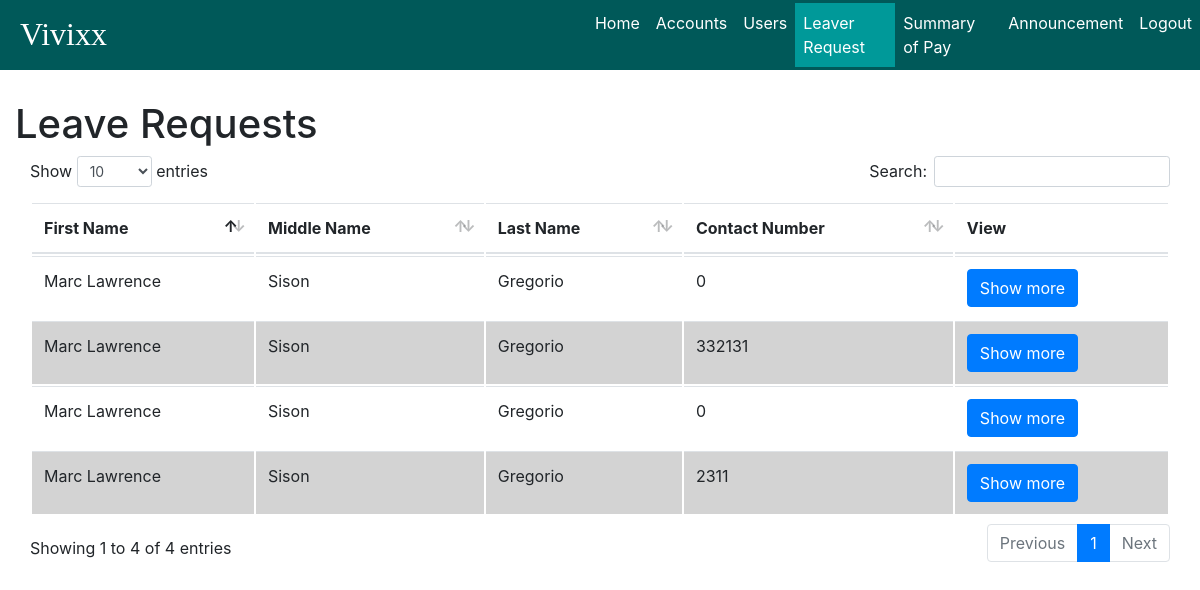
Before: /admin/leave_request/leave_requests.php (signed in) with the older database file.
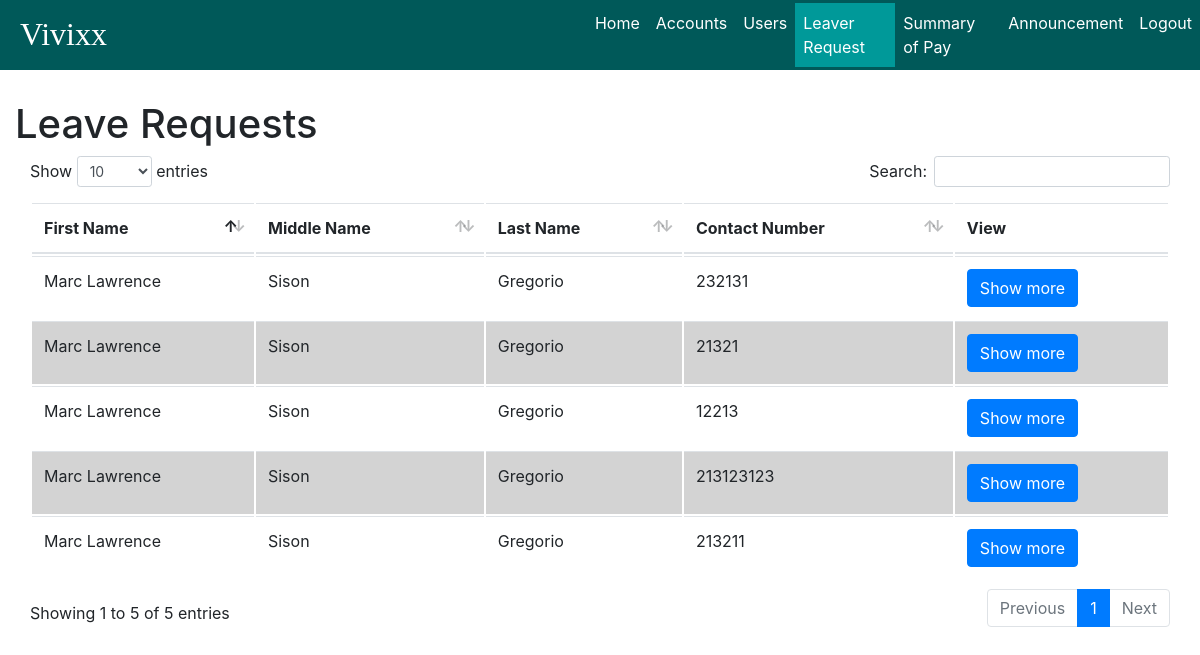
After: the same page with the newer database file.
### tables this page shows
CREATE TABLE `leave_req` (
  `leave_req_id` int(11) NOT NULL AUTO_INCREMENT,
  `user_id` int(11) NOT NULL,
  `employee` varchar(100) NOT NULL,
  `department` varchar(100) NOT NULL,
  `position` varchar(45) NOT NULL,
  `date_hired` date NOT NULL,
  `date_filed` date NOT NULL,
  `reason` varchar(100) NOT NULL,
  `contact_address` varchar(100) NOT NULL,
  `contact_number` int(11) NOT NULL,
  `from` date NOT NULL,
  `to` date NOT NULL,
  `status` enum('accepted','rejected','pending') NOT NULL DEFAULT 'pending',
  PRIMARY KEY (`leave_req_id`),
  UNIQUE KEY `leave_req_id_UNIQUE` (`leave_req_id`)
);

CREATE TABLE `user_info` (
  `user_id` int(11) NOT NULL,
  `signature` mediumblob,
  `prof_image` mediumblob,
  `first_name` varchar(45) DEFAULT NULL,
  `middle_name` varchar(45) DEFAULT NULL,
  `last_name` varchar(45) DEFAULT NULL,
  `birth_date` date DEFAULT NULL,
  `birth_place` varchar(45) DEFAULT NULL,
  `contact_number` varchar(45) DEFAULT NULL,
  `gender` enum('m','f') DEFAULT NULL,
  `height` varchar(45) DEFAULT NULL,
  `weight` int(3) DEFAULT NULL,
  `blood_type` enum('o','a','b','ab') DEFAULT NULL,
  `residential_address` varchar(45) DEFAULT NULL,
  `residential_zip` int(4) DEFAULT NULL,
  `residential_tel_no` varchar(45) DEFAULT NULL,
  `permanent_address` varchar(45) DEFAULT NULL,
  `permanent_zip` int(4) DEFAULT NULL,
  `permanent_tel_no` varchar(45) DEFAULT NULL,
  `citizenship` varchar(45) DEFAULT NULL,
  `religion` varchar(45) DEFAULT NULL,
  `civil_status` varchar(45) DEFAULT NULL,
  `sss_no` int(11) DEFAULT NULL,
  `tin` int(11) DEFAULT NULL,
  `philhealth_no` int(11) DEFAULT NULL,
  `pagibig_id_no` int(11) DEFAULT NULL,
  PRIMARY KEY (`user_id`),
  UNIQUE KEY `user_id_UNIQUE` (`user_id`),
  CONSTRAINT `user_id` FOREIGN KEY (`user_id`) REFERENCES `user` (`user_id`) ON DELETE CASCADE ON UPDATE CASCADE
);

### utilities/session.php (called while the page is built, shortened)
<?php
    $connect = Connect();
    if(isset($_SESSION['user'])){
        $current_user = $_SESSION['user'];
        $stmt = "SELECT * FROM user NATURAL JOIN user_info where username='$current_user' or email='$current_user'";
        $results = mysqli_query($connect, $stmt);
    }
?>

### admin/leave_request/leave_requests.php (the view, shortened to what this page needs)
<?php
	include '../../utilities/session.php';
?>
<!DOCTYPE html>
<html>
<head>
	<link rel="stylesheet" href="../../style/bootstrap/bootstrap.min.css">
	<link type="text/css" rel="stylesheet" href="../style/style.css" media="screen, projection">
    <link rel="stylesheet" href="../../style/datatables.css">
</head>
<body>
	<div id="wrapper">
		<nav class="navbar fixed-top navbar-expand-lg navbar-dark" id="navigation-bar">
			<a href="index" class="navbar-brand" style="margin-right:40vw;">Vivixx</a>
			<div class="collapse navbar-collapse" id="navbar-content">
				<ul class="navbar-nav">
					<li class="nav-item">
						<a class="nav-link" href="../index">Home</a>
					</li>
					<li class="nav-item">
						<a class="nav-link" href="../accounts/accounts_status">Accounts</a>
					</li>
					<li class="nav-item">
						<a class="nav-link" href="../user_information/user_information">Users</a>
					</li>
					<li class="nav-item  active">
						<a class="nav-link" href="../leave_request/leave_requests">Leaver Request</a>
					</li>
					<li class="nav-item">
						<a class="nav-link" href="#">Summary of Pay</a>
					</li>
					<li class="nav-item">
						<a class="nav-link" href="../announcements/announcement.php">Announcement</a>
					</li>
					<li class="nav-item">
						<a class="nav-link logout" href="../logout.php">Logout</a>
					</li>
				</ul>
			</div>
		</nav>
		<div class="leave-request-content container-fluid">
			<h1>Leave Requests</h1>
				<table class="table" id="leave">
					<thead>
						<tr>
							<th>First Name</th>
							<th>Middle Name</th>
							<th>Last Name</th>
							<th>Contact Number</th>
							<th>View</th>
						</tr>
					</thead>
					<?php
					$sql = "select * from leave_req where status='pending';";
					$result = $connect->query($sql);
					if($result-> num_rows > 0){
						while($row = $result->fetch_assoc()){
							$fname = explode(",",$row["employee"])[0];
							$mname = explode(",",$row["employee"])[1];
							$lname = explode(",",$row["employee"])[2];
						$show = "
								<input name='show' value='show' style='display: none;'>
								<a href='view_leave_request_form.php?user_id=".$row['user_id']."&req_id=".$row['leave_req_id']."&fname=".$fname."&mname=".$mname."&lname=".$lname."'   class='show btn btn-primary'>Show more</a>";
							echo "
							<tr>
							<td>" . ucwords($fname) . "</td>
							<td>" . ucwords($mname) . "</td>
							<td>" . ucwords($lname) . "</td>
							<td>" . $row['contact_number'] . "</td>
							<td>" . $show ."</td>
							</tr>";
						}
						}
					?>
        		</table>
    	</div>
	</div>
</body>
</html>

Changed rows visible on the page:
no longer on this page (row edited): leave_req: employee.first_name "Marc Lawrence", employee.middle_name "Sison", employee.last_name "Gregorio", contact_number "0"
no longer on this page (row edited): leave_req: employee.first_name "Marc Lawrence", employee.middle_name "Sison", employee.last_name "Gregorio", contact_number "332131"
no longer on this page (row edited): leave_req: employee.first_name "Marc Lawrence", employee.middle_name "Sison", employee.last_name "Gregorio", contact_number "0"
no longer on this page (row edited): leave_req: employee.first_name "Marc Lawrence", employee.middle_name "Sison", employee.last_name "Gregorio", contact_number "2311"
added leave_req: employee.first_name "Marc Lawrence", employee.middle_name "Sison", employee.last_name "Gregorio", contact_number "232131"
added leave_req: employee.first_name "Marc Lawrence", employee.middle_name "Sison", employee.last_name "Gregorio", contact_number "21321"
added leave_req: employee.first_name "Marc Lawrence", employee.middle_name "Sison", employee.last_name "Gregorio", contact_number "12213"
added leave_req: employee.first_name "Marc Lawrence", employee.middle_name "Sison", employee.last_name "Gregorio", contact_number "213123123"
added leave_req: employee.first_name "Marc Lawrence", employee.middle_name "Sison", employee.last_name "Gregorio", contact_number "213211"
Other visible differences:
text written by a page script: "Show entries Search: Showing 1 to 4 of 4 entries Previous 1 Next" → "Show entries Search: Showing 1 to 5 of 5 entries Previous 1 Next"
